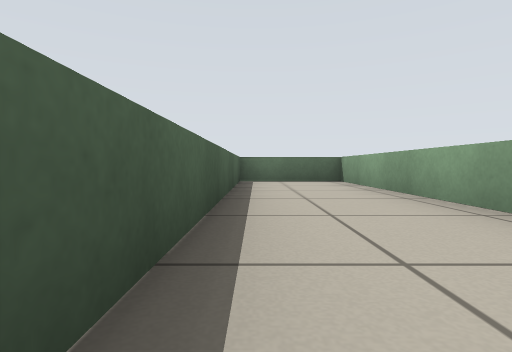
View 1 (above)

16 first-person views from a walk through a Stage world. The camera is 0.33 m above the floor, tilts 2° down and sees 80° across. The lines on the ground mark 1 m squares. The floor is counted in squares, 1 m on a side. Each view is taken from the middle of a square. On the plan, view 1 faces up. The plan holds only what a view shows up to about 9 squares ahead; the rest is blank. Robots are left out.

View 2
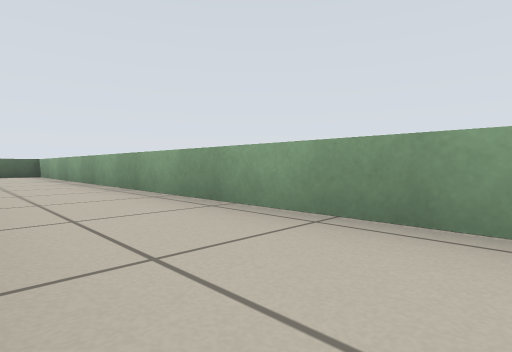

View 3
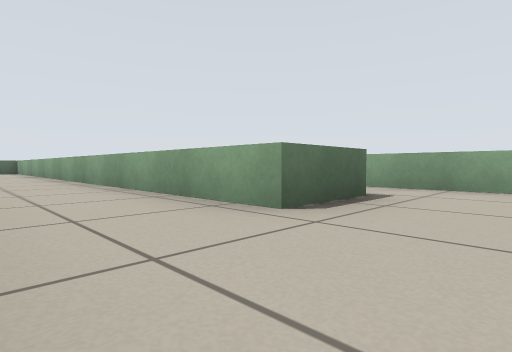

View 4
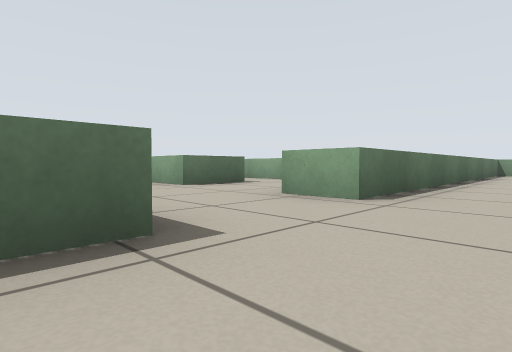

View 5
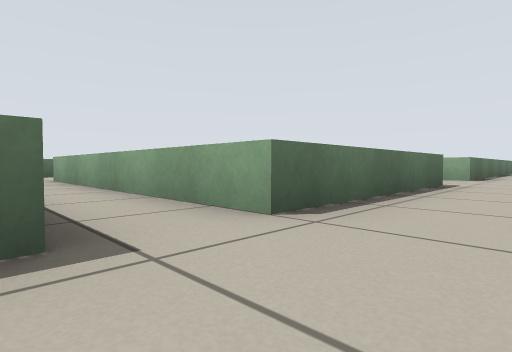

View 6
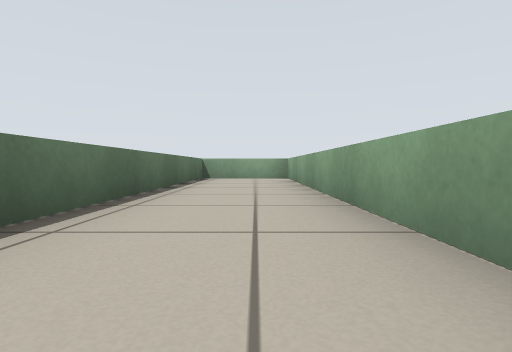

View 7
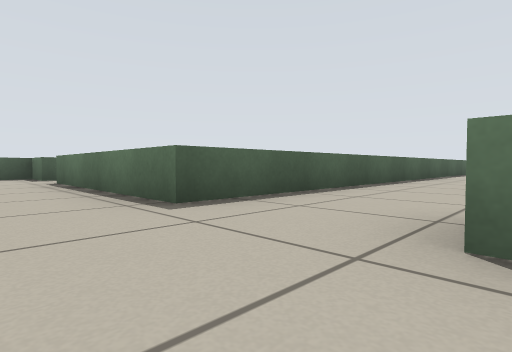

View 8
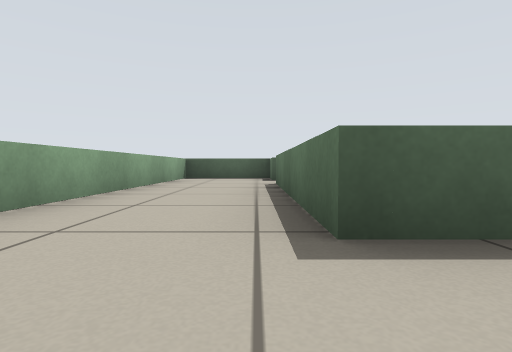

View 9
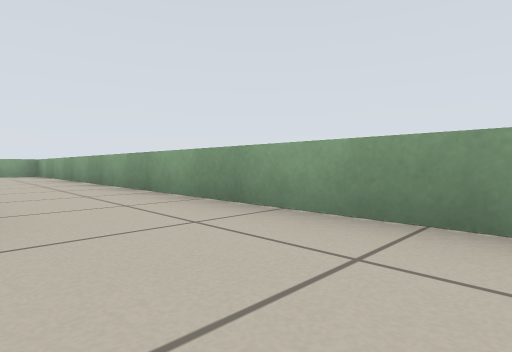

View 10
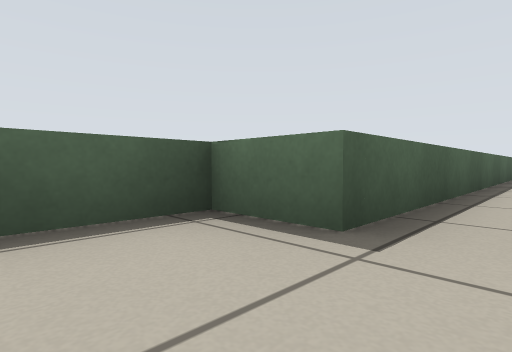

View 11
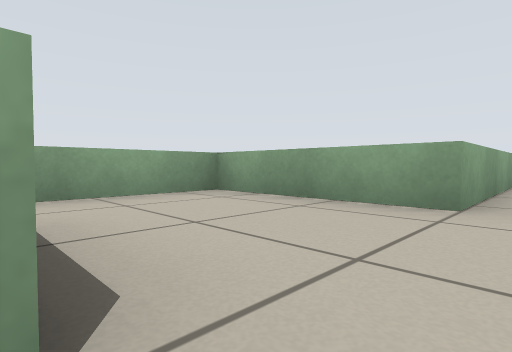

View 12
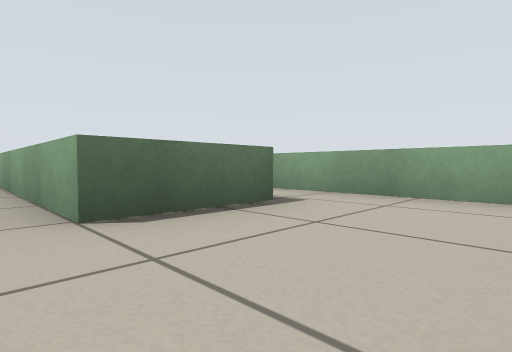

View 13
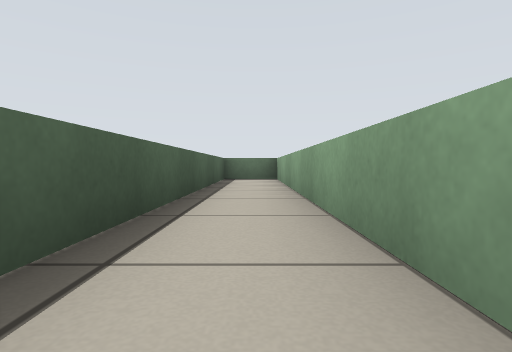

View 14
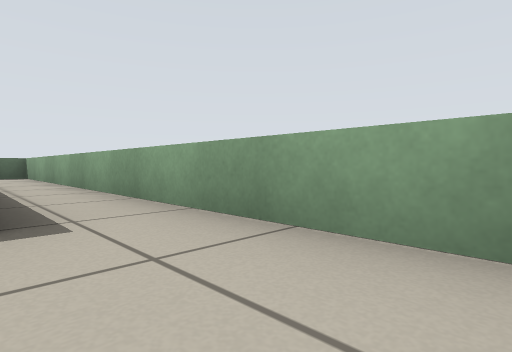

View 15
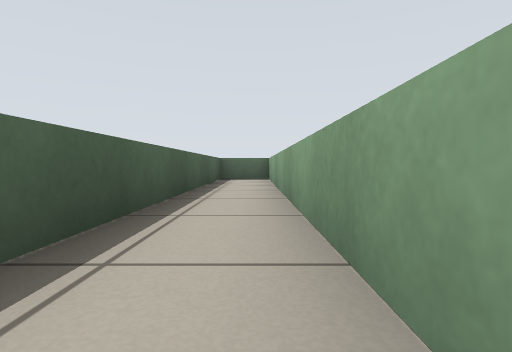

View 16
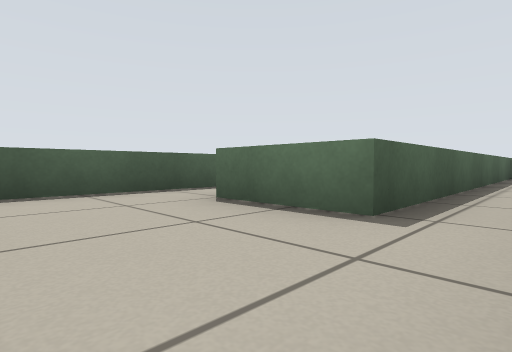

### Floor plan
Points are (right, up) in squares from view 1. A wall is a line through its corners. A room is listed if a view was taken in it or the views show most of it. See-through windows are left out.
Room 1 (views 1, 2, 3)
walls: (3.2, -6.5) (1.8, -6.5) (1.8, 6.3) (-0.3, 6.3) (-0.3, -8.6)
ways out: opening at (0.5, -9) to room 2; opening at (2.5, -7.5)
Room 2 (views 4, 5, 6, 7, 8, 9, 10, 11, 12, 13, 14)
walls: (-0.3, -8.6) (-0.3, -9.6) (-4.5, -9.6) (-4.5, -3.6) (-1.7, -3.6); (-2.8, -1.1) (-4.5, -1.1) (-4.5, 6.3) (-5.8, 6.3) (-5.8, -9.6) (-6.8, -9.6) (-6.8, -11.8) (10.7, -11.8) (10.7, -9.6) (1.8, -9.6) (1.8, -8.6)
ways out: opening at (0.5, -9) to room 1; opening at (-3.5, -2.5) to room 3
Room 3 (views 15, 16)
walls: (-1.7, -3.6) (-1.7, 6.3) (-2.8, 6.3) (-2.8, -1.1)
ways out: opening at (-3.5, -2.5) to room 2

Positions as (right, up) in squares from view 1, and headings:
1: (0, 0), facing up
2: (0, -4), facing up-right
3: (0, -8), facing up-right
4: (-1, -11), facing up-right
5: (-6, -11), facing up-right
6: (3, -11), facing right
7: (2, -11), facing up-left
8: (1, -10), facing left
9: (0, -10), facing down-right
10: (-5, -11), facing up-left
11: (-5, -1), facing down-right
12: (-5, -3), facing up-right
13: (-5, -1), facing up
14: (-3, -3), facing up-right
15: (-2, -1), facing up
16: (-2, -3), facing up-left
